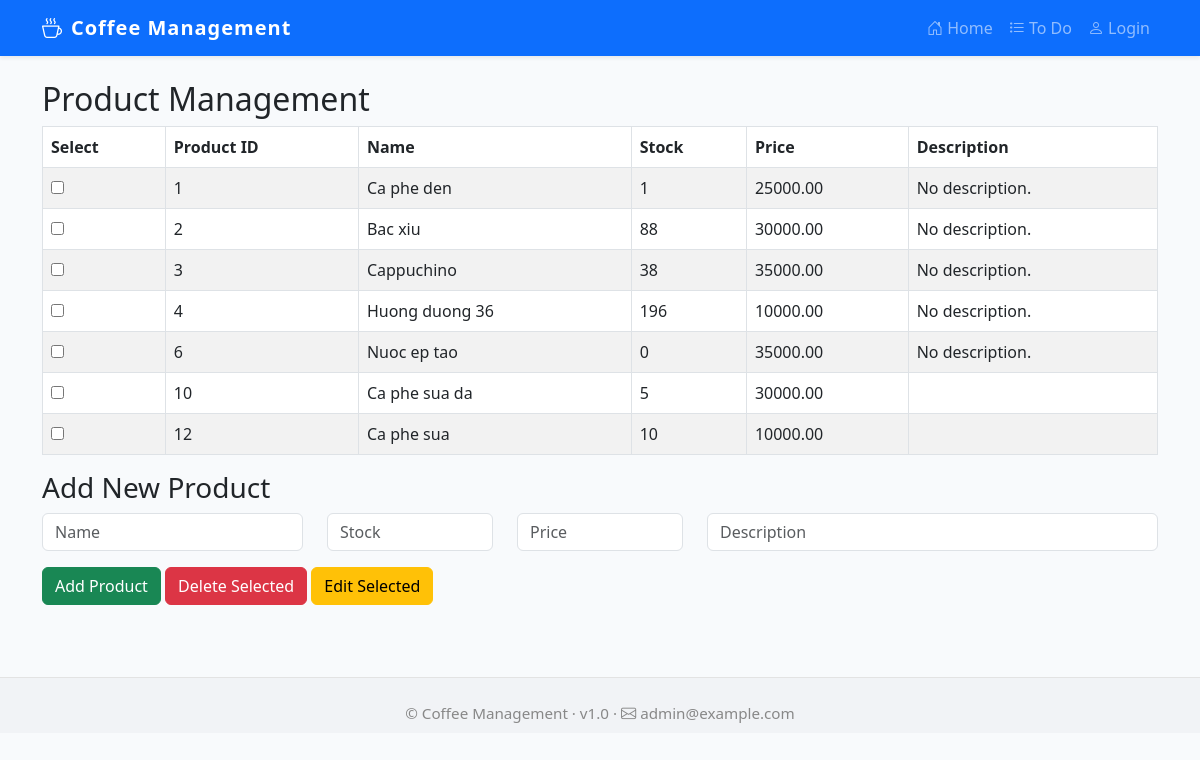
The app's page /adminpage/editproduct/, older data.
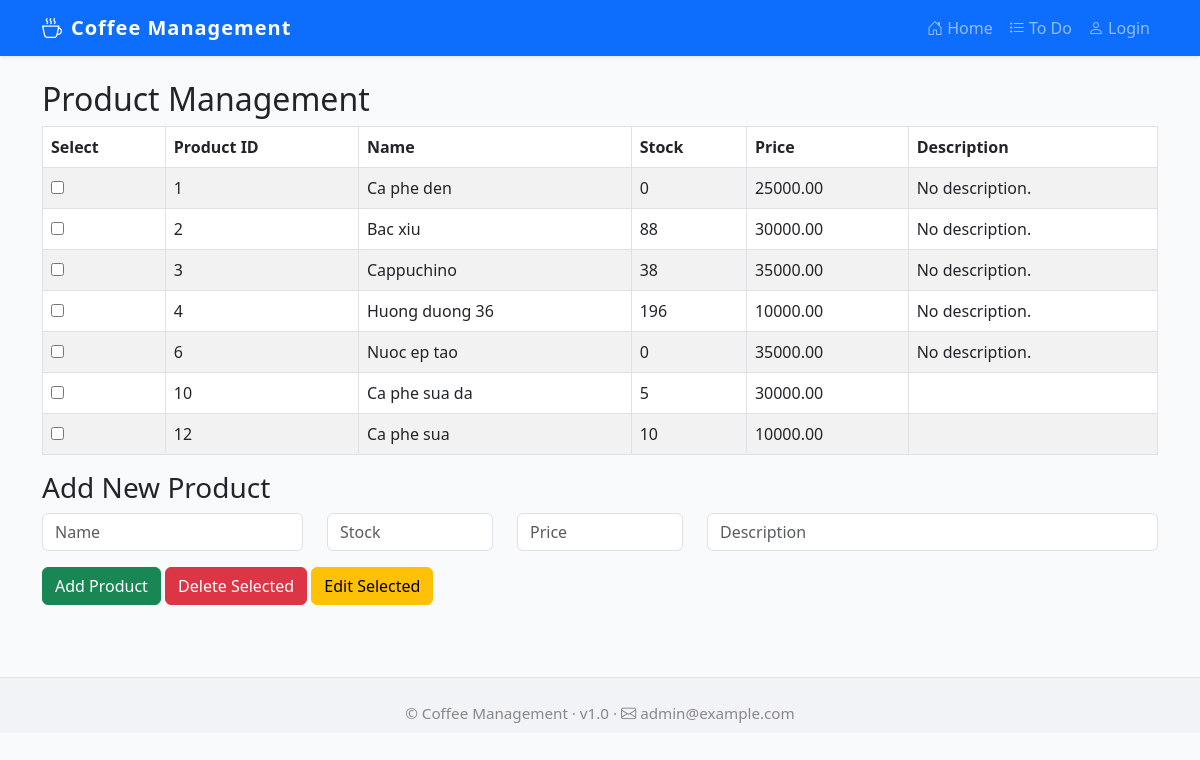
The same page, newer data.
### myapp/models.py (models this page shows, shortened)
class ProductList(models.Model):
    productid = models.AutoField(primary_key=True)
    name = models.CharField(max_length=100)
    stock = models.IntegerField()
    price = models.DecimalField(max_digits=10, decimal_places=2)
    description = models.TextField()

### myapp/views.py (the view, shortened to what this page needs)
# urls.py: path('editproduct/', views.editproduct, name='edit_product'),
def editproduct(request):
    edit_product = None
    return render_edit_product(request, edit_product)

### myapp/views.py (called while the page is built)
def render_edit_product(request, edit_product=None):
    products = ProductList.objects.all()
    return render(request, "editproduct.html", {"products": products, "edit_product": edit_product})

### myapp/templates/editproduct.html (shortened to what this page needs)
{% extends "base.html" %}
{% block content %}
<h2>Product Management</h2>
<form method="post">
    <table class="table table-striped table-bordered table-hover">
        <thead>
            <tr>
                <th>Select</th>
                <th>Product ID</th>
                <th>Name</th>
                <th>Stock</th>
                <th>Price</th>
                <th>Description</th>
            </tr>
        </thead>
        <tbody>
            {% for product in products %}
            <tr>
                <td>
                    <input type="checkbox" name="selected_products" value="{{ product.productid }}">
                </td>
                <td>{{ product.productid }}</td>
                <td>{{ product.name }}</td>
                <td>{{ product.stock }}</td>
                <td>{{ product.price }}</td>
                <td>{{ product.description }}</td>
            </tr>
            {% endfor %}
        </tbody>
    </table>
    <h3>Add New Product</h3>
    <div class="row mb-3">
        <div class="col-md-3">
            <input type="text" name="name" class="form-control" placeholder="Name" required>
        </div>
        <div class="col-md-2">
            <input type="number" name="stock" class="form-control" placeholder="Stock" min="0" required>
        </div>
        <div class="col-md-2">
            <input type="number" name="price" class="form-control" placeholder="Price" min="0" step="0.01" required>
        </div>
        <div class="col-md-5">
            <input type="text" name="description" class="form-control" placeholder="Description" required>
        </div>
    </div>
    <button type="submit" name="action" value="add" class="btn btn-success">Add Product</button>
    <button type="submit" name="action" value="delete" class="btn btn-danger">Delete Selected</button>
    <button type="submit" name="action" value="edit" class="btn btn-warning">Edit Selected</button>
</form>
{% endblock %}

Row changes from the older to the newer data that the page shows:
changed ProductList "Ca phe den": stock "1" → "0"
